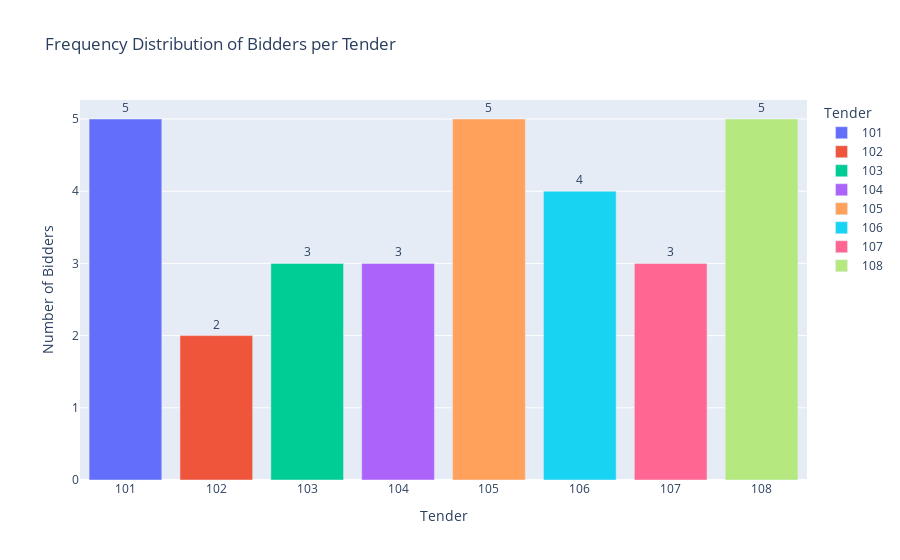

This figure's notebook cell:
### Markdown cell above
----
# TASK 2
**Tabulate the frequency distribution of the number of bidders per tender.**

***My Attempt:***

Using only the data from **bid.dta**, I grouped the table with tenders and created a list of bidders for each of the tender. This lets me know - 1). actual bidders 2). number of bidders for each tender.

Below, bar graph shows exactly, how many bidders were there for each of the tender. Also, on hovering, shows the list of the bidders as well.

### Code cell
# Bidder vs Tender table - This to also have the actual bidder info. Used later in plotting.
bidders_table = (
    bid.groupby("tender_id")["bidder_id"]
    .apply(lambda s: sorted(pd.Series(s.unique()).astype(int).tolist()))
    .reset_index()
)

# Add count and a string version for hover
bidders_table["Number of Bidders"] = bidders_table["bidder_id"].str.len()
bidders_table["Bidders_str"] = bidders_table["bidder_id"].apply(
    lambda xs: ", ".join(map(str, xs))
)

# Ensure Tender is treated as categorical
bidders_table["tender_id"] = bidders_table["tender_id"].astype(str)

# Renaming for plotting
bidders_table = bidders_table.rename(
    columns={"tender_id": "Tender", "bidder_id": "Bidders"}
)


# Plot
bidder_freq_plot = px.bar(
    bidders_table,
    x="Tender",
    y="Number of Bidders",
    text="Number of Bidders",
    title="Frequency Distribution of Bidders per Tender",
    color="Tender",
)

# Layout styling
bidder_freq_plot.update_traces(
    customdata=np.stack([bidders_table["Bidders_str"]], axis=-1),
    textposition="outside",
    hovertemplate=(
        "<b>Tender %{x}</b><br>"
        "Number of bidders: %{y}<br>"
        "Bidders: %{customdata[0]}"
        "<extra></extra>"
    ),
)
bidder_freq_plot.update_layout(
    xaxis_title="Tender",
    yaxis_title="Number of Bidders",
    uniformtext_minsize=8,
    uniformtext_mode="hide",
    showlegend=True,
)
bidder_freq_plot

### Figure 1 — Plotly figure (JSON) as saved in the notebook; plotly's stock layout.template omitted (floating-point values rounded to 4 significant figures)
{"data": [{"customdata": [["1, 2, 7, 10, 12"], ["2, 11"], ["1, 8, 10"], ["2, 8, 11"], ["2, 7, 10, 11, 12"], ["3, 4, 8, 9"], ["3, 8, 11"], ["3, 4, 5, 8, 12"]], "hovertemplate": "<b>Tender %{x}</b><br>Number of bidders: %{y}<br>Bidders: %{customdata[0]}<extra></extra>", "legendgroup": "101", "marker": {"color": "#636efa", "pattern": {"shape": ""}}, "name": "101", "orientation": "v", "showlegend": true, "text": [5.0], "textposition": "outside", "type": "bar", "x": ["101"], "xaxis": "x", "y": [5], "yaxis": "y"}, {"customdata": [["1, 2, 7, 10, 12"], ["2, 11"], ["1, 8, 10"], ["2, 8, 11"], ["2, 7, 10, 11, 12"], ["3, 4, 8, 9"], ["3, 8, 11"], ["3, 4, 5, 8, 12"]], "hovertemplate": "<b>Tender %{x}</b><br>Number of bidders: %{y}<br>Bidders: %{customdata[0]}<extra></extra>", "legendgroup": "102", "marker": {"color": "#EF553B", "pattern": {"shape": ""}}, "name": "102", "orientation": "v", "showlegend": true, "text": [2.0], "textposition": "outside", "type": "bar", "x": ["102"], "xaxis": "x", "y": [2], "yaxis": "y"}, {"customdata": [["1, 2, 7, 10, 12"], ["2, 11"], ["1, 8, 10"], ["2, 8, 11"], ["2, 7, 10, 11, 12"], ["3, 4, 8, 9"], ["3, 8, 11"], ["3, 4, 5, 8, 12"]], "hovertemplate": "<b>Tender %{x}</b><br>Number of bidders: %{y}<br>Bidders: %{customdata[0]}<extra></extra>", "legendgroup": "103", "marker": {"color": "#00cc96", "pattern": {"shape": ""}}, "name": "103", "orientation": "v", "showlegend": true, "text": [3.0], "textposition": "outside", "type": "bar", "x": ["103"], "xaxis": "x", "y": [3], "yaxis": "y"}, {"customdata": [["1, 2, 7, 10, 12"], ["2, 11"], ["1, 8, 10"], ["2, 8, 11"], ["2, 7, 10, 11, 12"], ["3, 4, 8, 9"], ["3, 8, 11"], ["3, 4, 5, 8, 12"]], "hovertemplate": "<b>Tender %{x}</b><br>Number of bidders: %{y}<br>Bidders: %{customdata[0]}<extra></extra>", "legendgroup": "104", "marker": {"color": "#ab63fa", "pattern": {"shape": ""}}, "name": "104", "orientation": "v", "showlegend": true, "text": [3.0], "textposition": "outside", "type": "bar", "x": ["104"], "xaxis": "x", "y": [3], "yaxis": "y"}, {"customdata": [["1, 2, 7, 10, 12"], ["2, 11"], ["1, 8, 10"], ["2, 8, 11"], ["2, 7, 10, 11, 12"], ["3, 4, 8, 9"], ["3, 8, 11"], ["3, 4, 5, 8, 12"]], "hovertemplate": "<b>Tender %{x}</b><br>Number of bidders: %{y}<br>Bidders: %{customdata[0]}<extra></extra>", "legendgroup": "105", "marker": {"color": "#FFA15A", "pattern": {"shape": ""}}, "name": "105", "orientation": "v", "showlegend": true, "text": [5.0], "textposition": "outside", "type": "bar", "x": ["105"], "xaxis": "x", "y": [5], "yaxis": "y"}, {"customdata": [["1, 2, 7, 10, 12"], ["2, 11"], ["1, 8, 10"], ["2, 8, 11"], ["2, 7, 10, 11, 12"], ["3, 4, 8, 9"], ["3, 8, 11"], ["3, 4, 5, 8, 12"]], "hovertemplate": "<b>Tender %{x}</b><br>Number of bidders: %{y}<br>Bidders: %{customdata[0]}<extra></extra>", "legendgroup": "106", "marker": {"color": "#19d3f3", "pattern": {"shape": ""}}, "name": "106", "orientation": "v", "showlegend": true, "text": [4.0], "textposition": "outside", "type": "bar", "x": ["106"], "xaxis": "x", "y": [4], "yaxis": "y"}, {"customdata": [["1, 2, 7, 10, 12"], ["2, 11"], ["1, 8, 10"], ["2, 8, 11"], ["2, 7, 10, 11, 12"], ["3, 4, 8, 9"], ["3, 8, 11"], ["3, 4, 5, 8, 12"]], "hovertemplate": "<b>Tender %{x}</b><br>Number of bidders: %{y}<br>Bidders: %{customdata[0]}<extra></extra>", "legendgroup": "107", "marker": {"color": "#FF6692", "pattern": {"shape": ""}}, "name": "107", "orientation": "v", "showlegend": true, "text": [3.0], "textposition": "outside", "type": "bar", "x": ["107"], "xaxis": "x", "y": [3], "yaxis": "y"}, {"customdata": [["1, 2, 7, 10, 12"], ["2, 11"], ["1, 8, 10"], ["2, 8, 11"], ["2, 7, 10, 11, 12"], ["3, 4, 8, 9"], ["3, 8, 11"], ["3, 4, 5, 8, 12"]], "hovertemplate": "<b>Tender %{x}</b><br>Number of bidders: %{y}<br>Bidders: %{customdata[0]}<extra></extra>", "legendgroup": "108", "marker": {"color": "#B6E880", "pattern": {"shape": ""}}, "name": "108", "orientation": "v", "showlegend": true, "text": [5.0], "textposition": "outside", "type": "bar", "x": ["108"], "xaxis": "x", "y": [5], "yaxis": "y"}], "layout": {"barmode": "relative", "legend": {"title": {"text": "Tender"}, "tracegroupgap": 0}, "showlegend": true, "title": {"text": "Frequency Distribution of Bidders per Tender"}, "uniformtext": {"minsize": 8, "mode": "hide"}, "xaxis": {"anchor": "y", "categoryarray": ["101", "102", "103", "104", "105", "106", "107", "108"], "categoryorder": "array", "domain": [0, 1], "title": {"text": "Tender"}}, "yaxis": {"anchor": "x", "domain": [0, 1], "title": {"text": "Number of Bidders"}}}}
